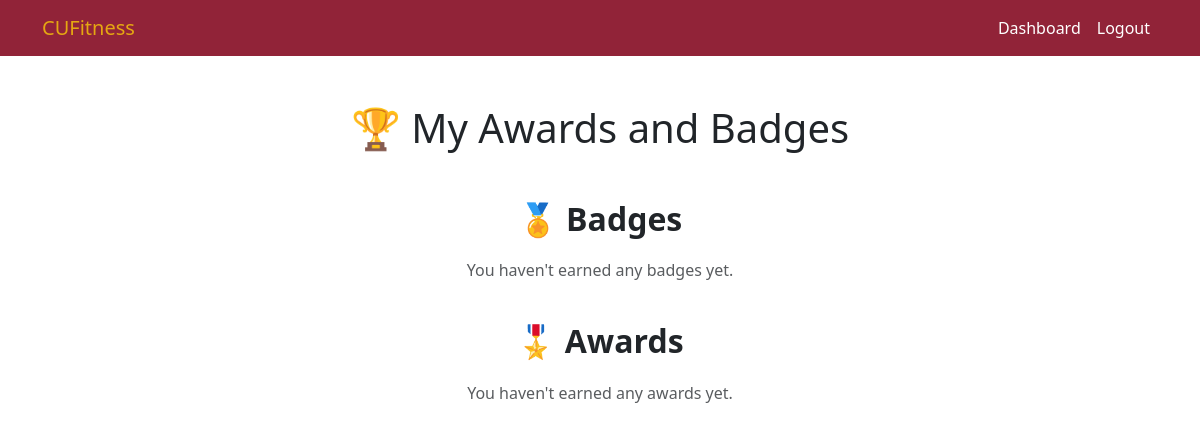
/progressTracking/awards/ (signed in), run on an earlier commit of the app's database.
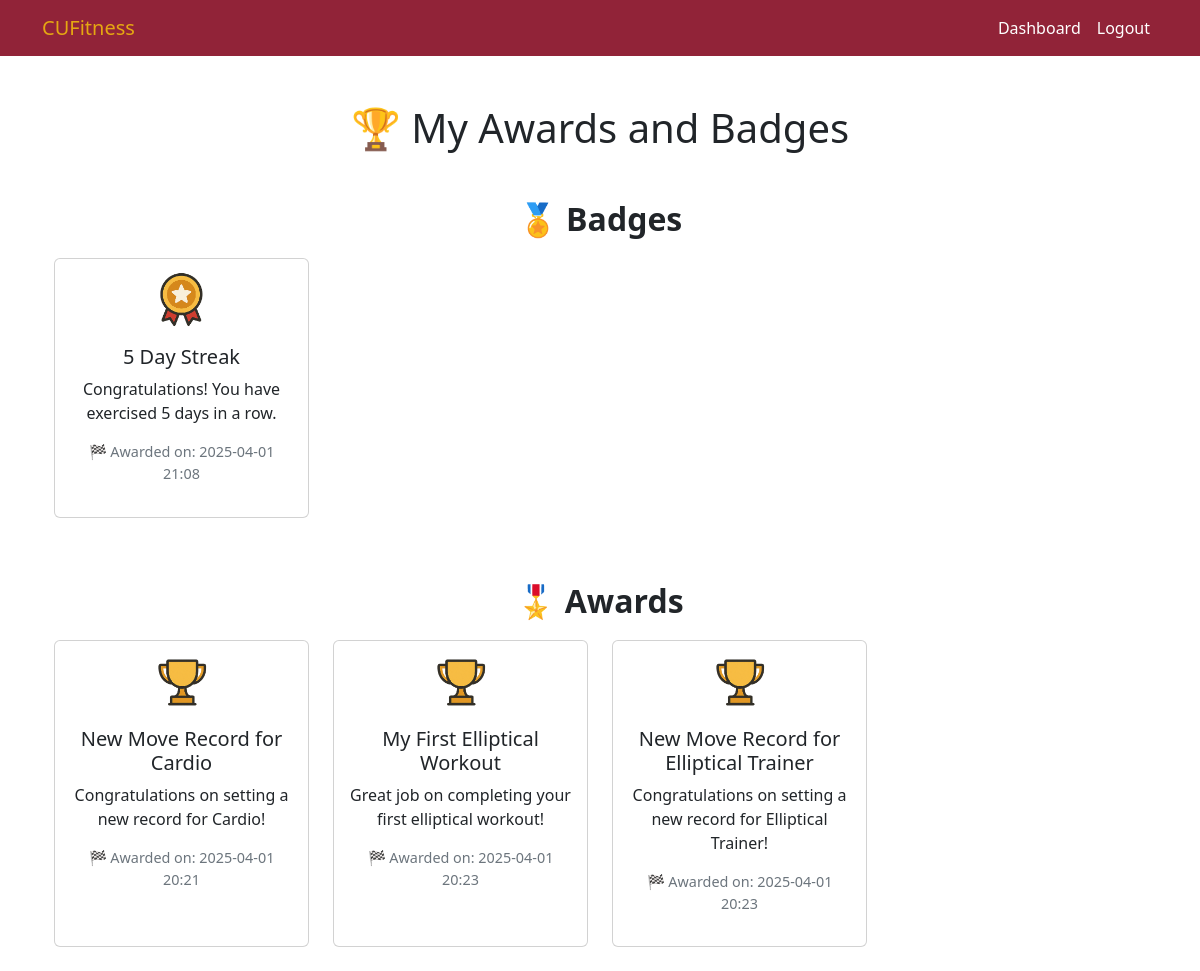
And on a later commit of the database.
### ProgressTracking/models.py (models this page shows, shortened)
class UserBadge(models.Model):
    user = models.ForeignKey(settings.AUTH_USER_MODEL, on_delete=models.CASCADE)
    badge = models.ForeignKey(Badge, on_delete=models.CASCADE)
    awarded_at = models.DateTimeField(auto_now_add=True)

class Badge(models.Model):
    name = models.CharField(max_length=255, unique=True)
    description = models.TextField(blank=True)
    icon = models.ImageField(upload_to='badges/', blank=True, null=True, default='badges/default_badge.png')

class UserAward(models.Model):
    user = models.ForeignKey(settings.AUTH_USER_MODEL, on_delete=models.CASCADE)
    award = models.ForeignKey(Award, on_delete=models.CASCADE)
    awarded_at = models.DateTimeField(auto_now_add=True)

class Award(models.Model):
    name = models.CharField(max_length=255, unique = True)
    description = models.TextField(blank=True)
    icon = models.ImageField(upload_to='awards/', blank=True, null=True, default='awards/default_award.png')

### ProgressTracking/views.py (the view)
# urls.py: path('awards/', views.my_awards, name='my_awards'),
@login_required
def my_awards(request):
    user_badges = UserBadge.objects.filter(user=request.user)
    user_awards = UserAward.objects.filter(user=request.user)
    context = {
         'badges': user_badges,
         'awards': user_awards,
    }
    return render(request, 'progressTracking/awards.html', context)

### templates/progressTracking/awards.html (shortened to what this page needs)
{% extends "base.html" %}
{% block content %}
<div class="container mt-5">
  <h1 class="text-center mb-5">🏆 My Awards and Badges</h1>
  <h2 class="section-title">🏅 Badges</h2>
  {% if badges %}
    <div class="row">
      {% for user_badge in badges %}
        <div class="col-md-4 col-lg-3 mb-4">
          <div class="card h-100 text-center">
            {% if user_badge.badge.icon %}
              <img src="{{ user_badge.badge.icon.url }}" class="card-img-top" alt="{{ user_badge.badge.name }}">
            {% endif %}
            <div class="card-body">
              <h5 class="card-title">{{ user_badge.badge.name }}</h5>
              <p class="card-text">{{ user_badge.badge.description }}</p>
              <p class="award-time">🏁 Awarded on: {{ user_badge.awarded_at|date:"Y-m-d H:i" }}</p>
            </div>
          </div>
        </div>
      {% endfor %}
    </div>
  {% else %}
    <p class="text-center text-muted">You haven't earned any badges yet.</p>
  {% endif %}
  <h2 class="section-title">🎖️ Awards</h2>
  {% if awards %}
    <div class="row">
      {% for user_award in awards %}
        <div class="col-md-4 col-lg-3 mb-4">
          <div class="card h-100 text-center">
            {% if user_award.award.icon %}
              <img src="{{ user_award.award.icon.url }}" class="card-img-top" alt="{{ user_award.award.name }}">
            {% endif %}
            <div class="card-body">
              <h5 class="card-title">{{ user_award.award.name }}</h5>
              <p class="card-text">{{ user_award.award.description }}</p>
              <p class="award-time">🏁 Awarded on: {{ user_award.awarded_at|date:"Y-m-d H:i" }}</p>
            </div>
          </div>
        </div>
      {% endfor %}
    </div>
  {% else %}
    <p class="text-center text-muted">You haven't earned any awards yet.</p>
  {% endif %}
</div>
{% endblock %}

### templates/base.html (shortened to what this page needs)
<!DOCTYPE html>
<html lang="en">
<head>
    <link rel="stylesheet" href="https://cdn.jsdelivr.net/npm/bootstrap@5.3.0/dist/css/bootstrap.min.css">
</head>
<body>
    <nav class="navbar navbar-expand-lg navbar-light" style="background-color: #912338;">
        <div class="container">
            <a class="navbar-brand" href="#" style="color: #e5a712;">CUFitness</a>
            <div class="collapse navbar-collapse" id="navbarNav">
                <ul class="navbar-nav ms-auto">
                    {% if user.is_authenticated %}
                        <li class="nav-item"><a class="nav-link" href="{% url 'dashboard' %}" style="color: white;">Dashboard</a></li>
                        <li class="nav-item"><a class="nav-link" href="{% url 'logout' %}" style="color: white;">Logout</a></li>
                    {% else %}
                        <li class="nav-item"><a class="nav-link" href="{% url 'login' %}" style="color: white;">Login</a></li>
                        <li class="nav-item"><a class="nav-link" href="{% url 'signup' %}" style="color: white;">Signup</a></li>
                    {% endif %}
                </ul>
            </div>
        </div>
    </nav>
    <div class="container mt-4">
        {% block content %}
        {% endblock %}
    </div>
</body>
</html>

### templates/progressTracking/awards.html (style rules this page uses)
.section-title { margin: 40px 0 20px; font-weight: 600; text-align: center; }
.card-img-top { height: 60px; object-fit: contain; margin: 10px auto 0; }
.award-time { font-size: 0.9rem; color: #6c757d; }

What changed in the data, as far as the page shows it:
added UserBadge: badge.icon (placeholder picture), badge.name "5 Day Streak", badge.description "Congratulations! You have exercised 5 days in a row.", awarded_at "2025-04-01 21:08"
added UserAward: award.icon (placeholder picture), award.name "New Move Record for Cardio", award.description "Congratulations on setting a new record for Cardio!", awarded_at "2025-04-01 20:21"
added UserAward: award.icon (placeholder picture), award.name "My First Elliptical Workout", award.description "Great job on completing your first elliptical workout!", awarded_at "2025-04-01 20:23"
added UserAward: award.icon (placeholder picture), award.name "New Move Record for Elliptical Trainer", award.description "Congratulations on setting a new record for Elliptical Trainer!", awarded_at "2025-04-01 20:23"
Also different on the page:
text no longer shown: "You haven't earned any badges yet. You haven't earned any awards yet."
